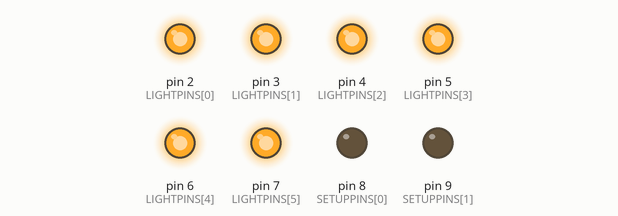
Recording of a sketch running on a simulated Arduino Uno, built with avr-gcc and run on an emulated ATmega328P. Shown: output pins drawn as LEDs (lit = HIGH).

Above: at 0.1 s.
At 59.6 s:
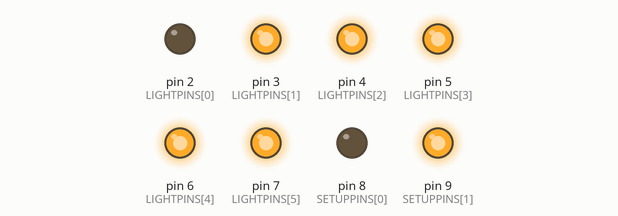
At 120.3 s:
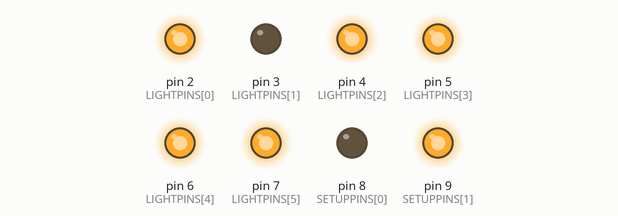
Timing chart, 0 to 121.8 s (numbered marks = the images above):
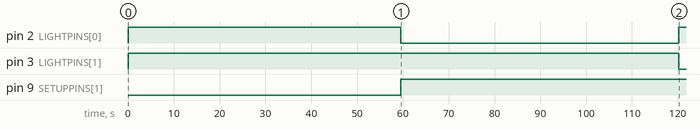

The sketch:

PixieProj2.ino
```cpp
//const string PINNAMES [] = {“DIR”,”STE”,”SLP”,“CFL27”,”CFL41”,”INC”,”HALO”,”LED27”,”LED40”};

const int SETUPPINS [] = {8,9,10};  //Could put all the pins in one array. Do that.
const int LIGHTPINS [] = {2,3,4,5,6,7}; //pins 0 and 1 are not usable
const int TIMEPOINTS [] = {1, 15, 30, 45, 60, 75, 90, 105, 120, 135, 150, 165, 180 }; //In minutes.
const int SCANWAITTIME = 5000;
const int SAMPLESIZE = 6;
const int MOTORSPEED = 16000;
const int TIMEMARGIN = 500;

//Please note that the return value for millis() is an unsigned long, logic errors may occur if a
//programmer tries to do arithmetic with smaller data types such as ints. Even signed long may
//encounter errors as its maximum value is half that of its unsigned counterpart.

void setup(){
  Serial.begin(9600); //For debugging.
  digitalWrite(SETUPPINS[0], LOW);
  pinMode(SETUPPINS[0], OUTPUT);
  pinMode(SETUPPINS[1], OUTPUT);
  for( int i = 0; i < sizeof(LIGHTPINS) / sizeof(int); i++ ){
    setPin(LIGHTPINS[i]);
  }
}

void setPin(int pin){
  pinMode(pin, OUTPUT);
  digitalWrite(pin, HIGH);
}

int cycle(int stepDist){
  for(int n = 0 ; n <= stepDist; n++){
    digitalWrite(SETUPPINS[1], LOW);
    digitalWrite(SETUPPINS[1], HIGH);
    delayMicroseconds(MOTORSPEED);
  }
  delay(SCANWAITTIME);
}

void timePointCycle(int padStep, int remainStep){
  for (int j = 0; j < ((sizeof(LIGHTPINS) / sizeof(int))); j ++){ //minus 1?
    digitalWrite(LIGHTPINS[j], LOW);
    for(int k = 0; k < SAMPLESIZE; k++){
      cycle(padStep);
    }
    cycle(remainStep);
    digitalWrite(LIGHTPINS[j], HIGH);
  }
}

void loop(){
  int padStep=1600/SAMPLESIZE; //Motor has 1600 steps.
  int remainStep=1600%padStep;
  unsigned long timeNow=millis();
  for(int m = 0; m < ((sizeof(TIMEPOINTS) / sizeof(int))); m++){
    if(timeNow - TIMEMARGIN <  (TIMEPOINTS[m]*60000) && timeNow + TIMEMARGIN > (TIMEPOINTS[m]*60000)){
      timePointCycle(padStep, remainStep);
    }
  }
}
```

Measured:
- by itself, pin 2 (LIGHTPINS[0]): HIGH → LOW at 59.5 s, → HIGH 60.7 s later
- by itself, pin 3 (LIGHTPINS[1]): HIGH → LOW at 120 s
- by itself, pin 9 (SETUPPINS[1]): LOW → HIGH at 59.5 s, → LOW 0.03 s later, → HIGH 0.04 s later
